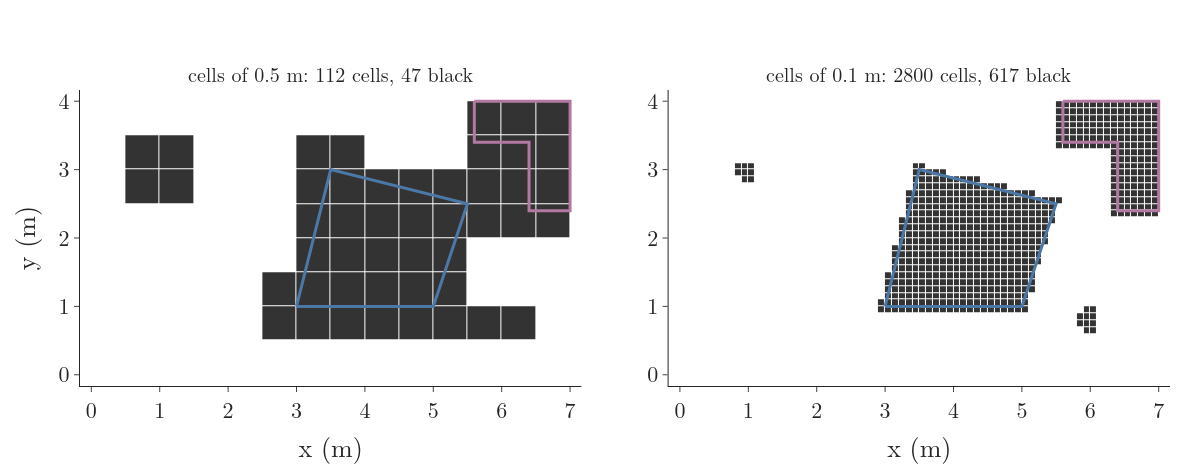

The Python source for this figure:
"""Bitmaps of the room's furniture (table, cabinet, poles) at cell sizes 0.5 m and 0.1 m: a cell is 1 (black) if it
contains at least one obstacle point (LaValle §3.1.3). Outlines: the exact polygons. Run: python bitmap.py -> bitmap.png"""
from pathlib import Path

import numpy as np
import plotly.graph_objects as go
from gifkit import BLUE, FONT, PURPLE, RED
from plotly.subplots import make_subplots
from roommap import CAB, H, TABLE, W, bitmap

here = Path(__file__).parent
cases = [(0.5, bitmap(0.5)), (0.1, bitmap(0.1, sub=4))]
fig = make_subplots(rows=1, cols=2, horizontal_spacing=0.08,
                    subplot_titles=[f"cells of {c} m: {B.size} cells, {B.sum()} black" for c, B in cases])
for k, (c, B) in enumerate(cases, start=1):
    fig.add_trace(go.Heatmap(z=B, x0=c / 2, dx=c, y0=c / 2, dy=c, colorscale=[[0, "white"], [1, "#333"]],
                             showscale=False, xgap=1, ygap=1), 1, k)
    px, py = zip(*(TABLE + [TABLE[0]]))
    fig.add_trace(go.Scatter(x=px, y=py, mode="lines", line=dict(color=BLUE, width=3)), 1, k)
    cx = [5.6, 7, 7, 6.4, 6.4, 5.6, 5.6]
    cy = [4, 4, 2.4, 2.4, 3.4, 3.4, 4]
    fig.add_trace(go.Scatter(x=cx, y=cy, mode="lines", line=dict(color=PURPLE, width=3)), 1, k)
    fig.update_xaxes(range=[0, W], dtick=1, title="x (m)", row=1, col=k, showgrid=False)
    fig.update_yaxes(range=[0, H], dtick=1, scaleanchor=f"x{k if k > 1 else ''}", row=1, col=k)
fig.update_yaxes(title="y (m)", row=1, col=1)
fig.update_layout(template="simple_white", width=1200, height=470, font=FONT, showlegend=False,
                  margin=dict(l=80, r=30, t=90, b=70))
fig.update_annotations(font_size=20)
fig.write_image(here / "bitmap.png")
print([(c, B.size, int(B.sum()), round(B.sum() * c * c, 2)) for c, B in cases])
